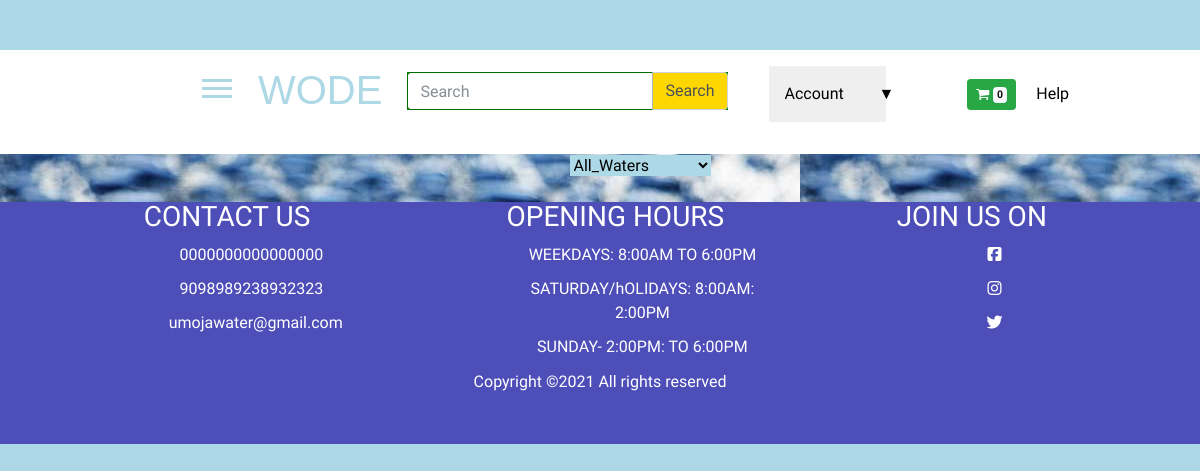
/waters, run on an earlier commit of the app's database.
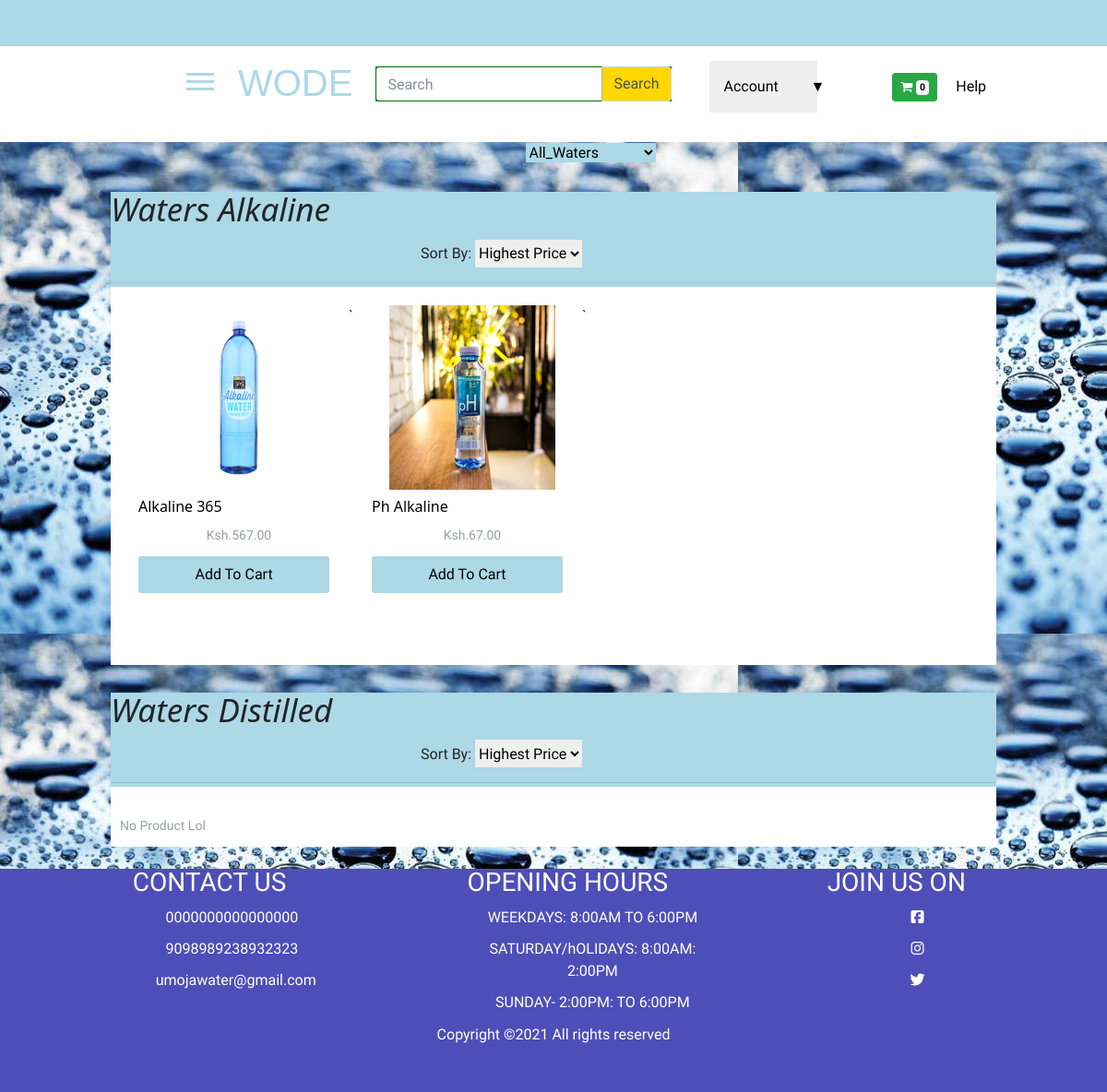
And on a later commit of the database.
### products/models.py (models this page shows, shortened)
class Category(models.Model):
    name = models.CharField(max_length=100)

class Product(models.Model):
    image = models.ImageField(null=False, blank=False)
    title = models.CharField(max_length=2000, null=False, blank=False)
    category = models.ForeignKey(
        Category, on_delete=models.CASCADE, default=True, null=False)
    price = models.DecimalField(max_digits=5, decimal_places=2)
    description = models.TextField()
    delivery_time = models.DateTimeField(default=datetime.now, blank=True)
    is_published = models.BooleanField(default=True)
    created_at = models.DateTimeField(default=datetime.now, blank=True)
    digital = models.BooleanField(default=False, null=True, blank=False)

### products/views.py (the view)
# urls.py: path('waters', views.waterSamples, name='waters'),
def waterSamples(request):
    categories = Category.objects.filter(name__startswith="Waters")
    page_num = request.GET.get("page")
    paginator = Paginator(categories, 3)
    try:
        categories = paginator.page(page_num)
    except PageNotAnInteger:
        categories = paginator.page(1)
    except EmptyPage:
        categores = paginator.page(paginator.num_pages)
    if request.user.is_authenticated:
        customer = request.user
        order, created = Order.objects.get_or_create(
            customer=customer, complete=False)
        items = order.orderitem_set.all()
        cartitems = order.get_cart_items
    else:
        items = []
        order = {' get_cart_total': 0, 'get_cart_items': 0}
        cartitems = order['get_cart_items']
    waters = Product.objects.all()
    context = {
        'categories': categories, 'waters': waters, 'cartitems': cartitems
    }
    return render(request, "products/waterSamples.html", context)

### products/templates/products/waterSamples.html (shortened to what this page needs)
{% extends 'products/base.html' %}
{% block content %}
   <section class="main-section" style="background-image: url(images/waterrocks.jfif)">
       <main class="center">
                <li>
                    <select name="latest" class="filters">
                        <option>All_Waters</option>
                    </select>
                </li>
       </main>
    <main >
        <section class="body-section">
{%for category in categories%}
<section class="main-products cooler">
    <div class="upper-bar">
        <div>
            <h2>{{category.name}}</h2>
        </div>
        <div class="sortby">
            <span>Sort By: <select class="sort">
                    <option value="highest">Highest Price</option>
                </select></span>
        </div>
    </div>
    <hr />
    <div class="specific-product-wrap specific-product-wrap-cooler">
        {% for product in category.product_set.all %}
        <a href="{%url 'product' product.pk%}">
            <div class="specific-single-product">
                <div class="product-image center">
                    <img class="product-image-shape" src="{{product.image.url}}" alt="adamol Distilled" />
                </div>
                <div class="produc-descriptions">
                    <h4 class="specific-product-title">{{product.title}}</h4>
                    <p class="price">Ksh.{{product.price}}</p></a>
                <button data-product="{{product.id}}" data-action="add" class="AddToCart update-cart" id="addToCart update-cart">Add To
                    Cart</button>
                </div>
            </div>`
        {% empty %}
        <p>No Product Lol</p>
        {%endfor%}
    </div>
</section>
{%endfor%}
            <br/>
            </section>
</main>
</section>
{%endblock content %}

What changed in the data, as far as the page shows it:
added Category: name "Waters Alkaline"
added Product: image (picture), title "Alkaline 365", price "567.00"
added Product: image (picture), title "Ph Alkaline", price "67.00"
added Category: name "Waters Distilled"
